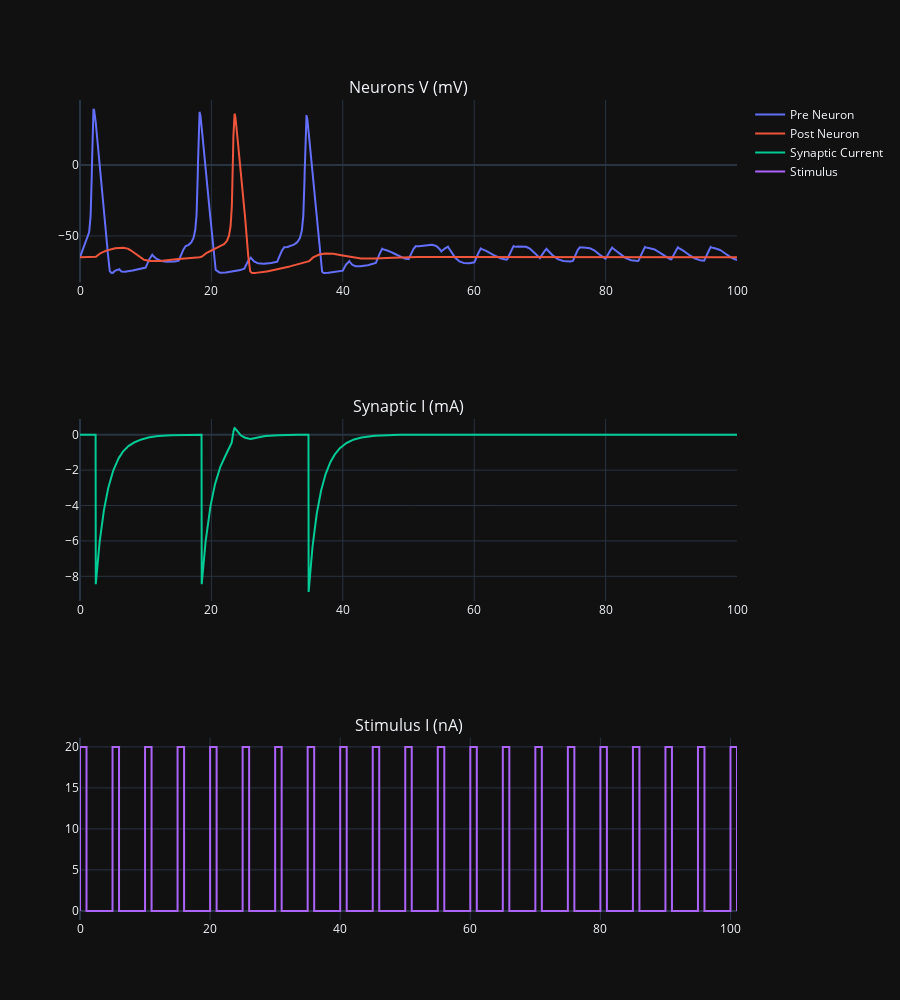

The notebook cell saved with this chart:
### Code cell
# Create interactive plot
fig = make_subplots(rows=3, cols=1, subplot_titles=("Neurons V (mV)", "Synaptic I (mA)", "Stimulus I (nA)"))
fig.add_trace(go.Scatter(x=time, y=v1, mode='lines', name='Pre Neuron'), row=1, col=1)
fig.add_trace(go.Scatter(x=time, y=v2, mode='lines', name='Post Neuron'), row=1, col=1)
fig.add_trace(go.Scatter(x=time, y=syn_c, mode='lines', name='Synaptic Current'), row=2, col=1)
fig.add_trace(go.Scatter(x=t_vec, y=i_vec, mode='lines', name='Stimulus'), row=3, col=1)

fig.update_layout(height=1000, template='plotly_dark')

fig.show()

### Figure 1 — Plotly figure (JSON) as saved in the notebook; plotly's stock layout.template omitted (floating-point values rounded to 4 significant figures; data arrays with more than 128 entries replaced by an {"elided": "..."} marker saying what was removed)
{"data": [{"mode": "lines", "name": "Pre Neuron", "type": "scatter", "x": {"elided": "8001 float values"}, "xaxis": "x", "y": {"elided": "4001 float values"}, "yaxis": "y"}, {"mode": "lines", "name": "Post Neuron", "type": "scatter", "x": {"elided": "8001 float values"}, "xaxis": "x", "y": {"elided": "4001 float values"}, "yaxis": "y"}, {"mode": "lines", "name": "Synaptic Current", "type": "scatter", "x": {"elided": "8001 float values"}, "xaxis": "x2", "y": {"elided": "4001 float values"}, "yaxis": "y2"}, {"mode": "lines", "name": "Stimulus", "type": "scatter", "x": [0, 0.001, 1.001, 1.002, 5, 5.001, 6.001, 6.002, 10, 10.0, 11.0, 11.0, 15, 15.0, 16.0, 16.0, 20, 20.0, 21.0, 21.0, 25, 25.0, 26.0, 26.0, 30, 30.0, 31.0, 31.0, 35, 35.0, 36.0, 36.0, 40, 40.0, 41.0, 41.0, 45, 45.0, 46.0, 46.0, 50, 50.0, 51.0, 51.0, 55, 55.0, 56.0, 56.0, 60, 60.0, 61.0, 61.0, 65, 65.0, 66.0, 66.0, 70, 70.0, 71.0, 71.0, 75, 75.0, 76.0, 76.0, 80, 80.0, 81.0, 81.0, 85, 85.0, 86.0, 86.0, 90, 90.0, 91.0, 91.0, 95, 95.0, 96.0, 96.0, 100, 100.0, 101.0, 101.0], "xaxis": "x3", "y": [0, 20, 20, 0, 0, 20, 20, 0, 0, 20, 20, 0, 0, 20, 20, 0, 0, 20, 20, 0, 0, 20, 20, 0, 0, 20, 20, 0, 0, 20, 20, 0, 0, 20, 20, 0, 0, 20, 20, 0, 0, 20, 20, 0, 0, 20, 20, 0, 0, 20, 20, 0, 0, 20, 20, 0, 0, 20, 20, 0, 0, 20, 20, 0, 0, 20, 20, 0, 0, 20, 20, 0, 0, 20, 20, 0, 0, 20, 20, 0, 0, 20, 20, 0], "yaxis": "y3"}], "layout": {"annotations": [{"font": {"size": 16}, "showarrow": false, "text": "Neurons V (mV)", "x": 0.5, "xanchor": "center", "xref": "paper", "y": 1, "yanchor": "bottom", "yref": "paper"}, {"font": {"size": 16}, "showarrow": false, "text": "Synaptic I (mA)", "x": 0.5, "xanchor": "center", "xref": "paper", "y": 0.6111, "yanchor": "bottom", "yref": "paper"}, {"font": {"size": 16}, "showarrow": false, "text": "Stimulus I (nA)", "x": 0.5, "xanchor": "center", "xref": "paper", "y": 0.2222, "yanchor": "bottom", "yref": "paper"}], "height": 1000, "xaxis": {"anchor": "y", "domain": [0, 1]}, "xaxis2": {"anchor": "y2", "domain": [0, 1]}, "xaxis3": {"anchor": "y3", "domain": [0, 1]}, "yaxis": {"anchor": "x", "domain": [0.7778, 1]}, "yaxis2": {"anchor": "x2", "domain": [0.3889, 0.6111]}, "yaxis3": {"anchor": "x3", "domain": [0, 0.2222]}}}
